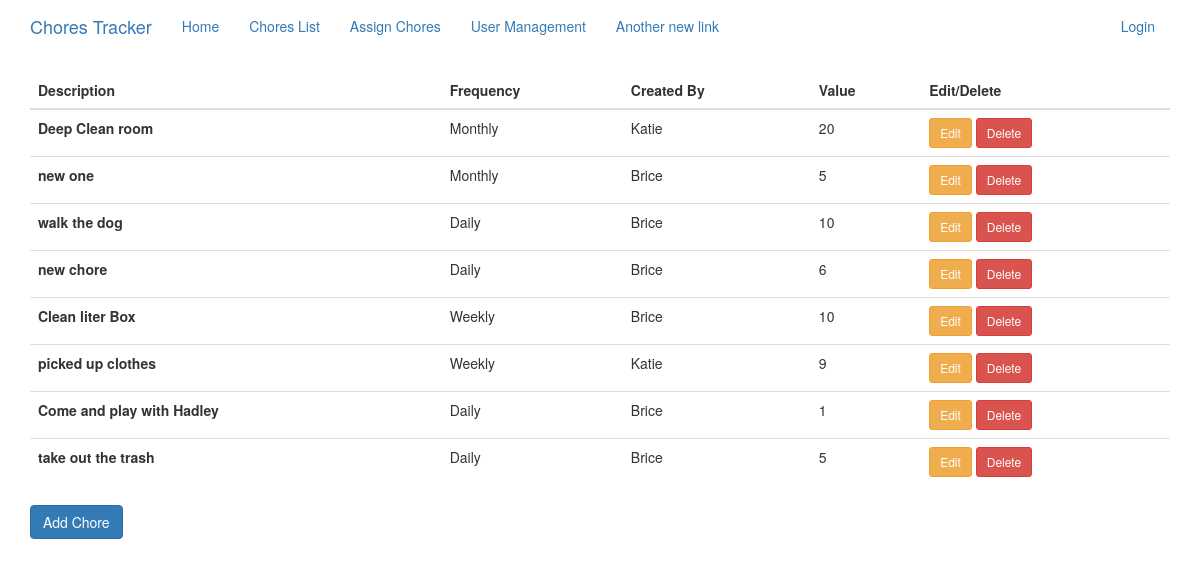
Screenshot of /add_chore with the database file from the repository.
### app/models.py (models this page shows, shortened)
class ChoreList(db.Model):
    id = db.Column(db.Integer, primary_key=True)
    description = db.Column(db.String(128))
    occurrence = db.Column(db.String(10))  # Daily, Weekly, Monthly, One_Off
    timestamp = db.Column(db.DateTime, index=True, default=datetime.utcnow)
    created_by_id = db.Column(db.Integer, db.ForeignKey('user.id'))
    assigned_chores = db.relationship('ChoreAssignments', backref='assignment_id')
    value = db.Column(db.Integer)

class User(UserMixin, db.Model):
    id = db.Column(db.Integer, primary_key=True)
    username = db.Column(db.String(64), index=True, unique=True)
    email = db.Column(db.String(120), index=True, unique=True)
    password_hash = db.Column(db.String(128))
    user_type = db.Column(db.String(20))  # Parent, Child, Friend
    point_balance = db.Column(db.Integer, default=0)
    cash_balance = db.Column(db.Integer, default=0)
    assigned_chores = db.relationship('ChoreAssignments', backref='assigned_to')
    created_chores = db.relationship('ChoreList', backref='created_by')
    is_active = db.Column(db.String(3), default='Yes')
    approval_code = db.Column(db.Integer, default=0)

### app/routes.py (the view, shortened to what this page needs)
@app.route('/add_chore', methods=['GET', 'POST'])
def add_chore():
    form = AddChoreForm()
    chores = ChoreList.query.all()
    return render_template('add_chore.html', title='Add Chore', form=form, chores=chores)

### app/forms.py (called while the page is built)
def user_parent_query():
    return User.query.filter_by(user_type='Parent', is_active='Yes')

### app/templates/add_chore.html (shortened to what this page needs)
{% extends 'base.html' %}
{% import 'bootstrap/wtf.html' as wtf %}
{% block app_content %}
    <table id="chorelist" class="table">
  <thead class="thead-dark">
    <tr>
      <th scope="col">Description</th>
      <th scope="col">Frequency</th>
      <th scope="col">Created By</th>
      <th scope="col">Value</th>
      <th scope="col">Edit/Delete</th>
    </tr>
  </thead>
  <tbody>
    {% for chore in chores %}
    <tr id="{{ chore.id }} ">
        <td id="desc"><strong>{{ chore.description }}</strong></td>
        <td id="occr">{{ chore.occurrence }}</td>
        <td id="by">{{ chore.created_by.username }}</td>
        <td id="value">{{ chore.value }}</td>
        <td>
            <a  href="/chore/{{ chore.id }}/edit" data-toggle="modal"  class="btn btn-warning btn-edit btn-sm">Edit</a>
            <a href="/chore/{{ chore.id }}/delete" data-toggle="modal" class="btn btn-danger btn-delete btn-sm">Delete</a>
        </td>
    </tr>
    {% endfor %}
  </tbody>
</table>
<button id="modalbutton" type="button" class="btn btn-primary" data-toggle="modal" data-target="#add_chore_modal">
  Add Chore
</button>
{% endblock %}

### rows the page displays
ChoreList: description "Deep Clean room", occurrence "Monthly", created_by.username "Katie", value "20"
ChoreList: description "new one", occurrence "Monthly", created_by.username "Brice", value "5"
ChoreList: description "walk the dog", occurrence "Daily", created_by.username "Brice", value "10"
ChoreList: description "new chore", occurrence "Daily", created_by.username "Brice", value "6"
ChoreList: description "Clean liter Box", occurrence "Weekly", created_by.username "Brice", value "10"
ChoreList: description "picked up clothes", occurrence "Weekly", created_by.username "Katie", value "9"
ChoreList: description "Come and play with Hadley", occurrence "Daily", created_by.username "Brice", value "1"
ChoreList: description "take out the trash", occurrence "Daily", created_by.username "Brice", value "5"
